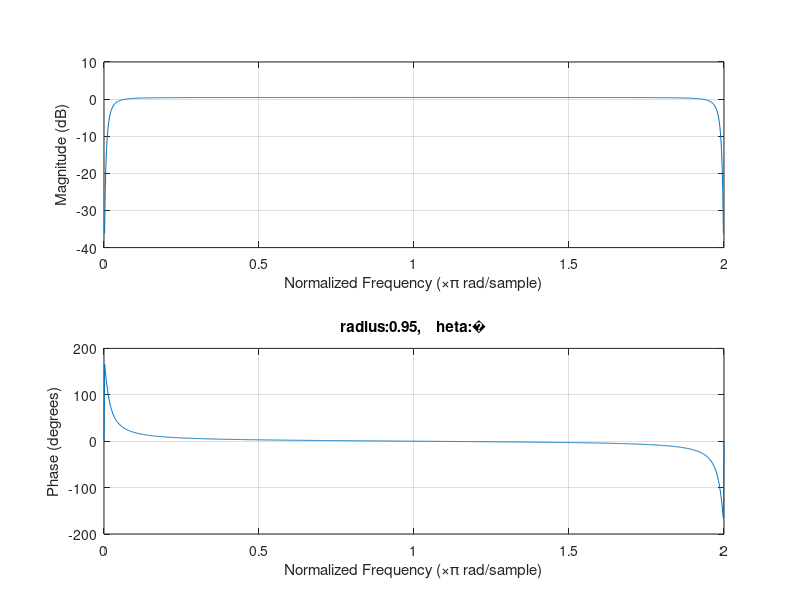
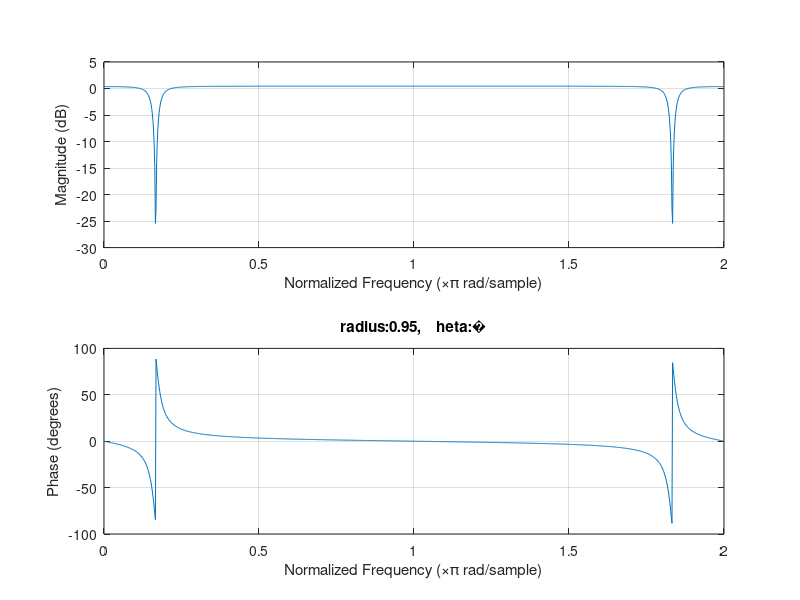
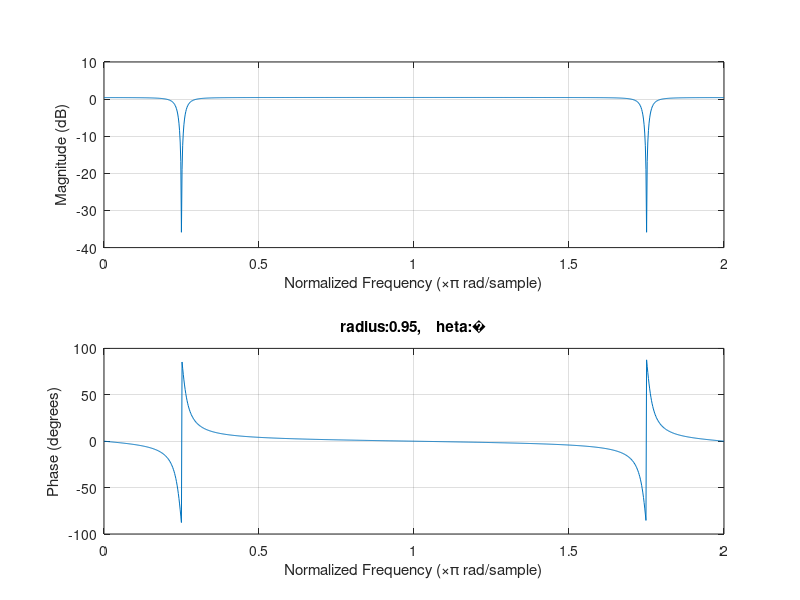
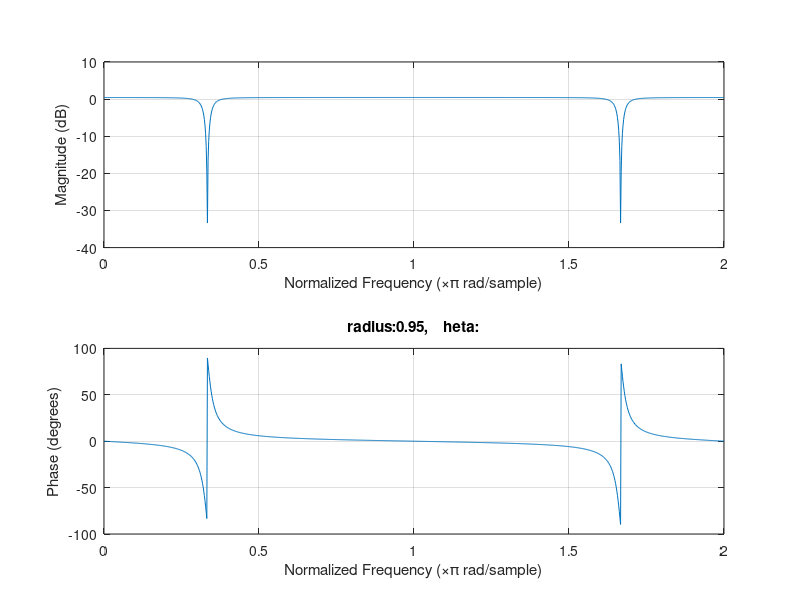

The MATLAB source for these figures, in order:
theta =[ 0 pi/6 pi/4 pi/3 pi/2 2*pi/3 pi];
r = 0.95;
for k = 1:length(theta)
        c = -2*r*cos(theta(k));
        b = [1 (-2*cos(theta(k))) 1];
        a = [1 c r^2];
        figure;
        n = 1001;
        freqz(b,a,n,"whole");
        title(["radius:0.95, \theta:",theta(k)]);
end